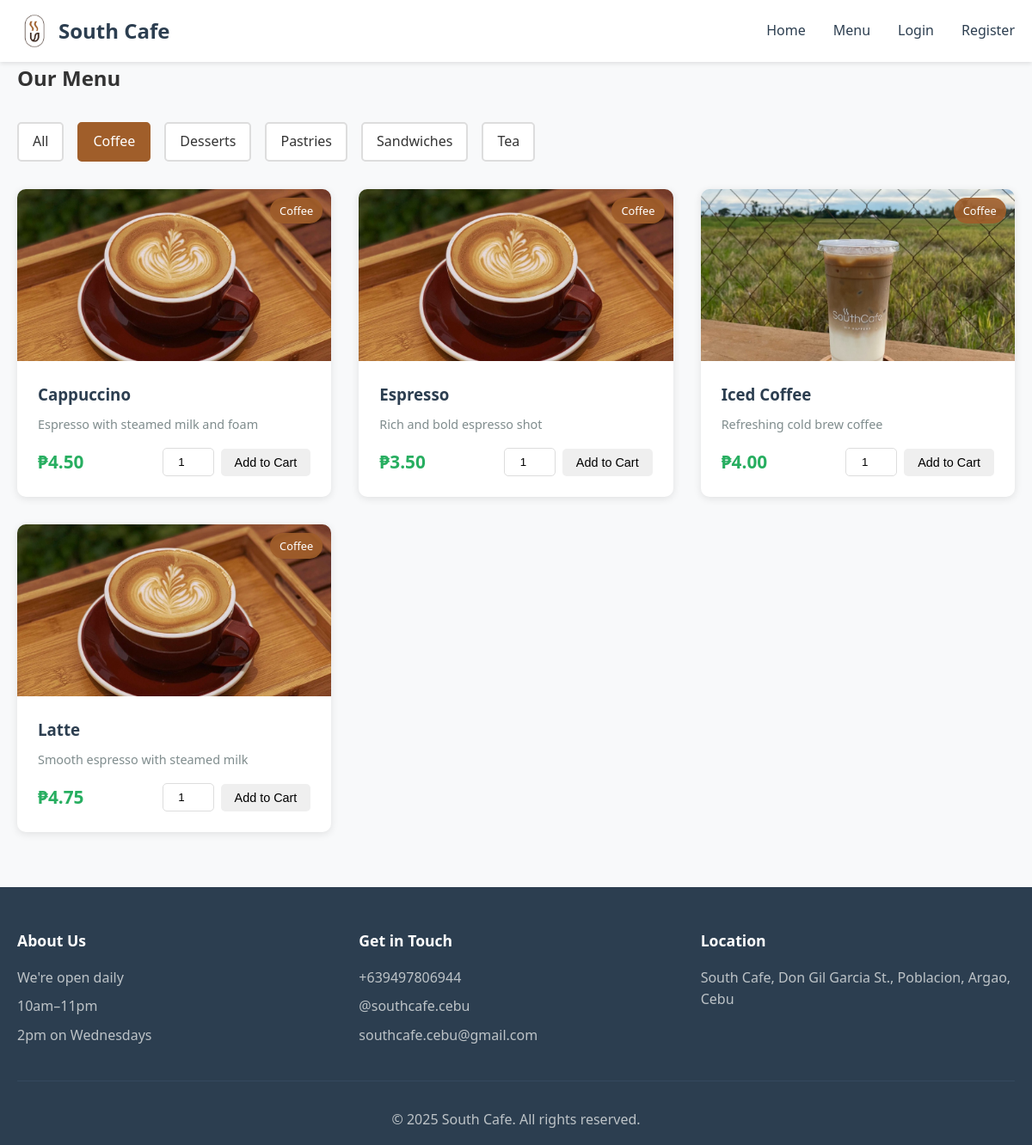
/menu.php?category=1, run on an earlier commit of the app's database.
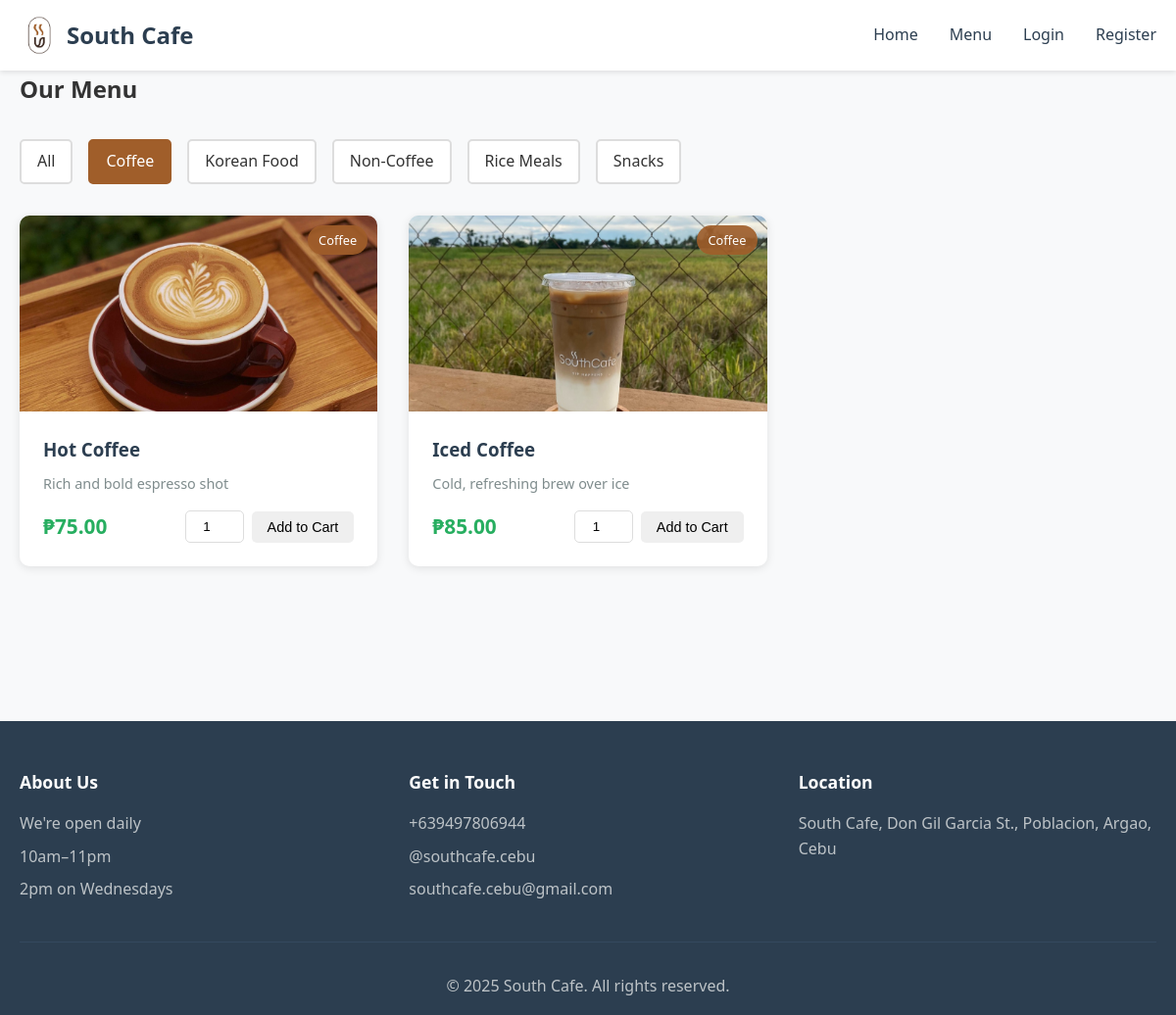
And on a later commit of the database.
### tables this page shows
CREATE TABLE IF NOT EXISTS categories (
    id INT AUTO_INCREMENT PRIMARY KEY,
    name VARCHAR(50) NOT NULL,
    description TEXT
);

CREATE TABLE IF NOT EXISTS products (
    id INT AUTO_INCREMENT PRIMARY KEY,
    name VARCHAR(100) NOT NULL,
    description TEXT,
    price DECIMAL(10, 2) NOT NULL,
    category_id INT,
    image VARCHAR(255),
    available BOOLEAN DEFAULT TRUE,
    created_at TIMESTAMP DEFAULT CURRENT_TIMESTAMP,
    FOREIGN KEY (category_id) REFERENCES categories(id)
);

### menu.php (the view, shortened to what this page needs)
<?php
require_once 'config.php';
$categories_query = "SELECT * FROM categories ORDER BY name";
$categories_result = mysqli_query($conn, $categories_query);
$categories = mysqli_fetch_all($categories_result, MYSQLI_ASSOC);
$category_filter = isset($_GET['category']) ? (int)$_GET['category'] : 0;
if ($category_filter > 0) {
    $products_query = "SELECT p.*, c.name as category_name FROM products p
                       LEFT JOIN categories c ON p.category_id = c.id
                       WHERE p.available = 1 AND p.category_id = ?
                       ORDER BY p.name";
    $stmt = mysqli_prepare($conn, $products_query);
    mysqli_stmt_bind_param($stmt, "i", $category_filter);
    mysqli_stmt_execute($stmt);
    $products_result = mysqli_stmt_get_result($stmt);
} else {
    $products_query = "SELECT p.*, c.name as category_name FROM products p
                       LEFT JOIN categories c ON p.category_id = c.id
                       WHERE p.available = 1
                       ORDER BY c.name, p.name";
    $products_result = mysqli_query($conn, $products_query);
}
$products = mysqli_fetch_all($products_result, MYSQLI_ASSOC);
include 'includes/header.php';
?>
<div class="container">
    <h2>Our Menu</h2>
    <div class="filter-section">
        <a href="menu.php" class="filter-btn <?php echo $category_filter == 0 ? 'active' : ''; ?>">All</a>
        <?php foreach ($categories as $category): ?>
            <a href="menu.php?category=<?php echo $category['id']; ?>"
               class="filter-btn <?php echo $category_filter == $category['id'] ? 'active' : ''; ?>">
                <?php echo htmlspecialchars($category['name']); ?>
            </a>
        <?php endforeach; ?>
    </div>
    <div class="product-grid">
        <?php if (count($products) > 0): ?>
            <?php foreach ($products as $product): ?>
                <div class="product-card">
                    <div class="product-image">
                        <img src="images/<?php echo htmlspecialchars($product['image']); ?>"
                             alt="<?php echo htmlspecialchars($product['name']); ?>"
                             onerror="this.src='images/placeholder.jpg'">
                        <span class="category-badge"><?php echo htmlspecialchars($product['category_name']); ?></span>
                    </div>
                    <div class="product-info">
                        <h3><?php echo htmlspecialchars($product['name']); ?></h3>
                        <p class="product-description"><?php echo htmlspecialchars($product['description']); ?></p>
                        <div class="product-footer">
                            <span class="price">₱<?php echo number_format($product['price'], 2); ?></span>
                            <form method="POST" action="menu.php" class="add-to-cart-form">
                                <input type="number" name="quantity" value="1" min="1" max="99" class="quantity-input">
                                <button type="submit" name="add_to_cart" class="btn btn-small">Add to Cart</button>
                            </form>
                        </div>
                    </div>
                </div>
            <?php endforeach; ?>
        <?php else: ?>
            <p class="no-products">No products found in this category.</p>
        <?php endif; ?>
    </div>
</div>
<?php include 'includes/footer.php'; ?>

What changed in the data, as far as the page shows it:
removed categories: name "Desserts"
removed categories: name "Pastries"
removed categories: name "Sandwiches"
removed categories: name "Tea"
no longer on this page (row edited): products: image (picture), category.name "Coffee", name "Iced Coffee", description "Refreshing cold brew coffee", price "4.00"
no longer on this page (row edited): products: category.name "Coffee", name "Latte", description "Smooth espresso with steamed milk", price "4.75"
added categories: name "Korean Food"
added categories: name "Non-Coffee"
added categories: name "Rice Meals"
added categories: name "Snacks"
changed products "Rich and bold espresso shot": name "Espresso" → "Hot Coffee"; price "3.50" → "75.00"; moves up the list
changed products: image: picture added in place of a placeholder; name "Cappuccino" → "Iced Coffee"; description "Espresso with steamed milk and foam" → "Cold, refreshing brew over ice"; price "4.50" → "85.00"
